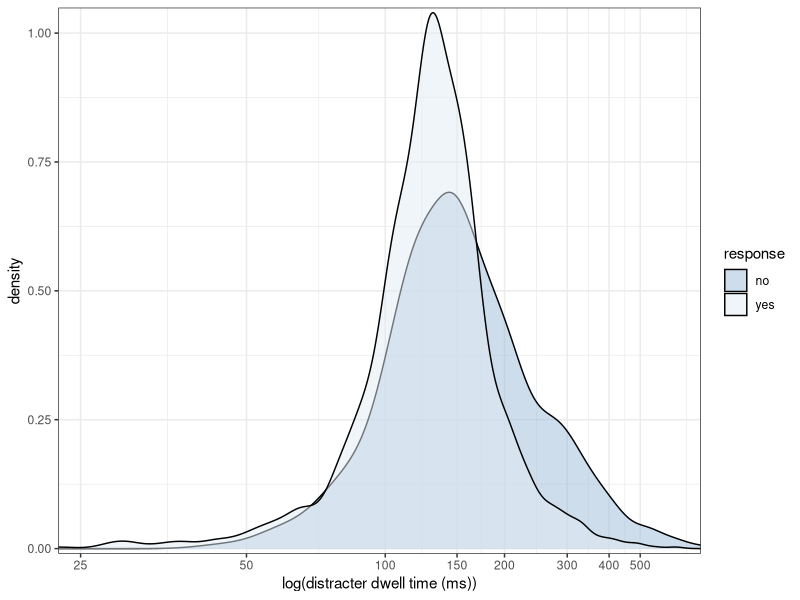
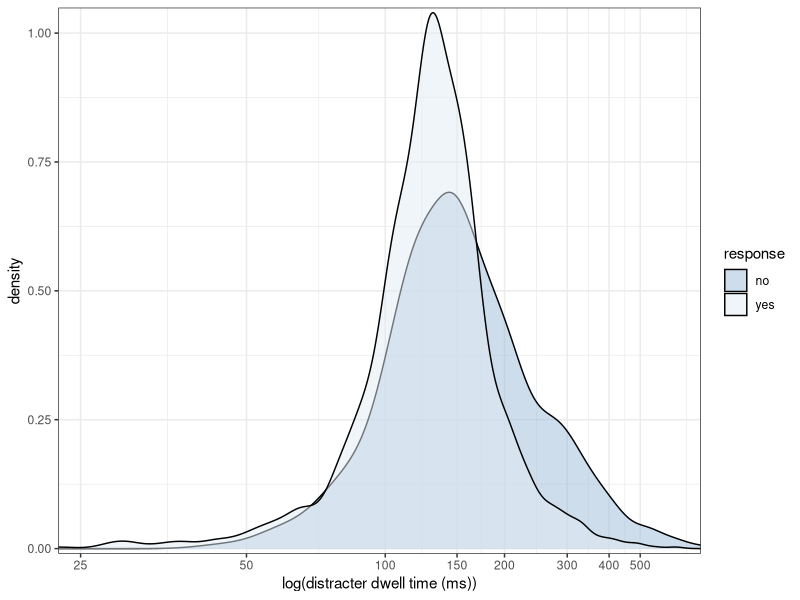

Write R code to recreate these figures, in order.
library(ggplot2)
library(dplyr)
library(scales)

fDat = read.csv("aoiFixationData.csv")
rDat = read.csv("responseCapture.csv")

# look at accuracy before removing incorrect trials
accDat = aggregate(targDiscrim ~ observer + congC, rDat, "mean")
print(aggregate(targDiscrim~congC, accDat, "mean"))
print(aggregate(targDiscrim~observer, accDat, "mean"))
# get outlier person 
pAccDat = aggregate(targDiscrim~observer, accDat, "mean")
rDat = filter(rDat, observer!=pAccDat$observer[pAccDat$targDiscrim<0.8])
fDat = filter(fDat, observer!=pAccDat$observer[pAccDat$targDiscrim<0.8])

rDat$lookedAtTarg = FALSE
rDat$lookedAtDist = FALSE

# determine if trial included fixation to target or distracter
for (tr in 1:nrow(rDat))
{
	tfDat = fDat[which(fDat$trial==rDat$trial[tr] & fDat$observer==rDat$observer[tr]),]
	rDat$lookedAtTarg[tr] = sum(tfDat$aoi2 == "target")>0
	rDat$lookedAtDist[tr] = sum(tfDat$aoi2 == "distracter")>0
}

rDat$lookedAtTarg = as.logical(rDat$lookedAtTarg)
rDat$lookedAtDist = as.logical(rDat$lookedAtDist)

rDist = filter(rDat, lookedAtDist)

for (ii in 1:nrow(rDist))
{
	tr = rDist$trial[ii]
	ob = rDist$observer[ii]
	trialFix = filter(fDat, observer==ob, trial==tr)
	distFix = filter(trialFix, aoi2=="distracter")
	rDist$distDwell[ii] = sum(distFix$dur)
}

adat  = (rDist
		%>% group_by(observer, thought, congC) 
		%>% summarise(
			medianDwell=median(distDwell),
			nTrials = length(distDwell)))

write.csv( adat, "distracterDwellTimes.txt", row.names=FALSE)

plt = ggplot(rDist , aes(x=distDwell, fill=thought)) + geom_density(alpha=0.5)
plt = plt + scale_x_continuous("log(distracter dwell time (ms))", expand=c(0,0), trans=log2_trans(), breaks=c(12.5, 25, 50,100, 150, 200, 300,400, 500))
plt = plt + scale_y_continuous(expand=c(0,0.01))
plt = plt + theme_bw() 
plt = plt + scale_fill_brewer(palette=3, name="response", direction=-1)

 plt = plt + coord_trans(x="log2")
plt
ggsave("../graphs/dwellTime.pdf")